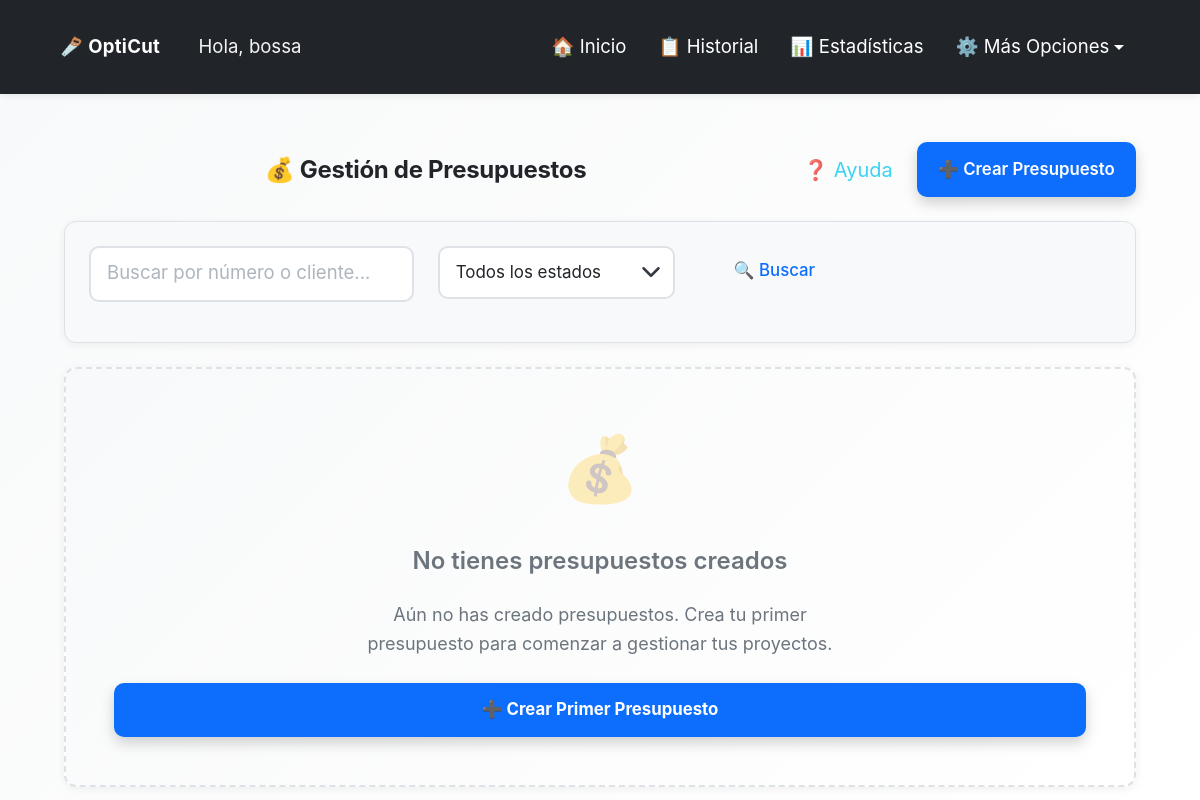
The app's page /opticut/presupuestos/ (signed in), older data.
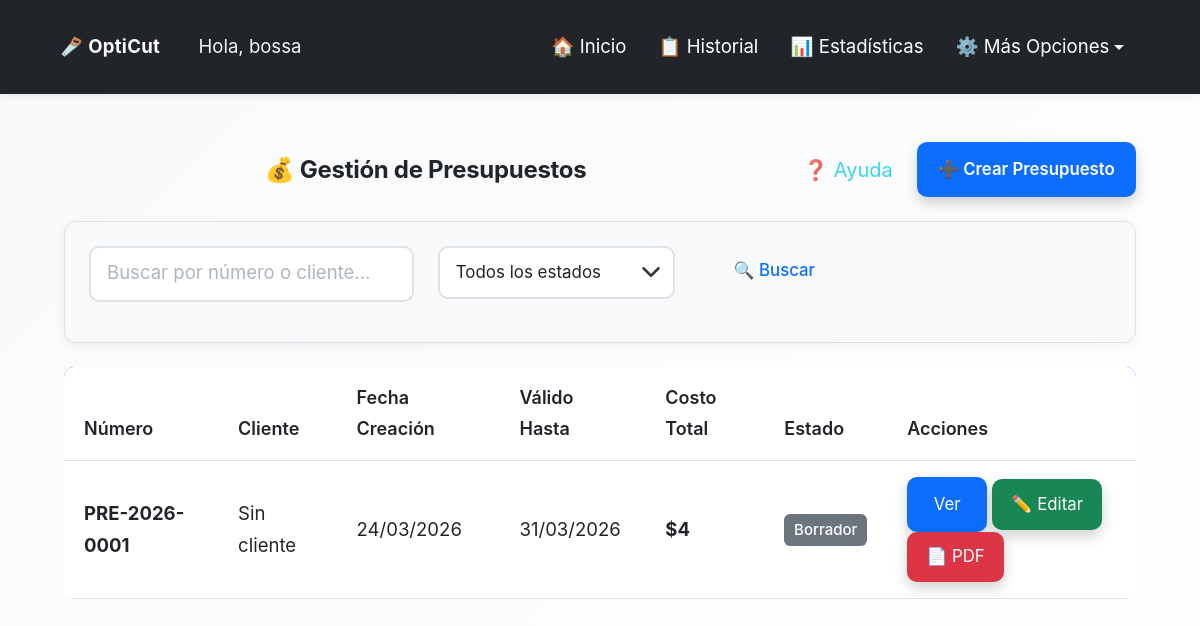
The same page, newer data.
### opticut/models.py (models this page shows, shortened)
class Presupuesto(models.Model):
    ESTADOS_CHOICES = [
        ('borrador', 'Borrador'),
        ('enviado', 'Enviado'),
        ('aceptado', 'Aceptado'),
        ('rechazado', 'Rechazado'),
        ('vencido', 'Vencido'),
    ]
    usuario = models.ForeignKey(
        User,
        on_delete=models.CASCADE,
        help_text="Usuario propietario del presupuesto"
    )
    proyecto = models.ForeignKey(
        Proyecto,
        on_delete=models.SET_NULL,
        null=True,
        blank=True,
        help_text="Proyecto asociado (opcional)"
    )
    optimizaciones = models.ManyToManyField(
        Optimizacion,
        related_name='presupuestos',
        help_text="Optimizaciones asociadas al presupuesto"
    )
    cliente = models.ForeignKey(
        Cliente,
        on_delete=models.SET_NULL,
        null=True,
        blank=True,
        help_text="Cliente al que se envía el presupuesto"
    )
    numero = models.CharField(
        max_length=50,
        unique=True,
        help_text="Número único del presupuesto (ej: PRE-2025-001)"
    )
    precio_tablero = models.DecimalField(
        max_digits=10,
        decimal_places=2,
        help_text="Precio por tablero usado en el presupuesto"
    )
    mano_obra = models.DecimalField(
        max_digits=10,
        decimal_places=2,
        default=Decimal('0.00'),
        help_text="Costo de mano de obra"
    )
    costo_total = models.DecimalField(
        max_digits=10,
        decimal_places=2,
        help_text="Costo total del presupuesto"
    )
    fecha_validez = models.DateField(help_text="Fecha hasta la cual el presupuesto es válido")
    estado = models.CharField(
        max_length=20,
        choices=ESTADOS_CHOICES,
        default='borrador',
        help_text="Estado del presupuesto"
    )
    notas = models.TextField(blank=True, help_text="Notas adicionales para el cliente")
    pdf = models.FileField(upload_to='presupuestos/', null=True, blank=True, help_text="PDF generado del presupuesto")
    fecha_creacion = models.DateTimeField(auto_now_add=True)
    fecha_actualizacion = models.DateTimeField(auto_now=True)
    class Meta:
        verbose_name = "Presupuesto"
        verbose_name_plural = "Presupuestos"
        ordering = ['-fecha_creacion']
    def esta_vencido(self):
        from django.utils import timezone
        return timezone.now().date() > self.fecha_validez

### opticut/views.py (the view)
# urls.py: path('presupuestos/', views.lista_presupuestos, name='lista_presupuestos'),
@login_required
def lista_presupuestos(request):
    presupuestos = Presupuesto.objects.filter(
        usuario=request.user
    ).prefetch_related('optimizaciones').select_related('cliente', 'proyecto').order_by('-fecha_creacion')
    estado_filtro = request.GET.get('estado', '')
    if estado_filtro:
        presupuestos = presupuestos.filter(estado=estado_filtro)
    busqueda = request.GET.get('busqueda', '').strip()
    if busqueda:
        presupuestos = presupuestos.filter(
            Q(numero__icontains=busqueda) |
            Q(cliente__nombre__icontains=busqueda)
        )
    return render(request, 'opticut/lista_presupuestos.html', {
        'presupuestos': presupuestos,
        'estado_filtro': estado_filtro,
        'busqueda': busqueda,
    })

### opticut/context_processors.py (called while the page is built)
def tutorial_context(request):
    if request.user.is_authenticated:
        tiene_optimizaciones = Optimizacion.objects.filter(usuario=request.user).exists()
        return {
            'tiene_optimizaciones': tiene_optimizaciones
        }
    return {
        'tiene_optimizaciones': False
    }

### usuarios/models.py (called while the page is built)
    def get_timeout_segundos_str(self):
        if self.timeout_sesion is None:
            return '1800'  # 30 minutos por defecto
        if self.timeout_sesion == 0:
            return '0'  # Desactivado
        return str(self.timeout_sesion * 60)

### opticut/templates/opticut/lista_presupuestos.html (shortened to what this page needs)
{% extends 'opticut/base.html' %}
{% load static %}
{% block extra_css %}
<link rel="stylesheet" href="{% static 'opticut/css/historial.css' %}">
{% endblock %}
{% block content %}
<div class="container mt-4">
  <div class="d-flex justify-content-between align-items-center mb-4 fade-in">
    <h2 class="text-center mb-0 flex-grow-1">💰 Gestión de Presupuestos</h2>
    <div class="d-flex gap-2 align-items-center">
      <button type="button" class="btn btn-sm btn-outline-info btn-ayuda-seccion"
              onclick="iniciarTutorialSeccion('presupuestos')"
              title="Ayuda sobre presupuestos">
        ❓ Ayuda
      </button>
      <a href="{% url 'opticut:crear_presupuesto' %}" class="btn btn-primary">
        ➕ Crear Presupuesto
      </a>
    </div>
  </div>
  <div class="search-filters fade-in mb-4">
    <form method="GET" action="{% url 'opticut:lista_presupuestos' %}">
      <div class="row">
        <div class="col-md-4">
          <input type="text"
                 class="form-control"
                 name="busqueda"
                 placeholder="Buscar por número o cliente..."
                 value="{{ busqueda }}">
        </div>
        <div class="col-md-3">
          <select name="estado" class="form-select">
            <option value="">Todos los estados</option>
          </select>
        </div>
        <div class="col-md-2">
          <button type="submit" class="btn btn-outline-primary w-100">🔍 Buscar</button>
        </div>
      </div>
    </form>
  </div>
  {% if presupuestos %}
  <div class="table-responsive fade-in">
    <table class="table table-hover">
      <thead>
        <tr>
          <th>Número</th>
          <th>Cliente</th>
          <th>Fecha Creación</th>
          <th>Válido Hasta</th>
          <th>Costo Total</th>
          <th>Estado</th>
          <th>Acciones</th>
        </tr>
      </thead>
      <tbody>
        {% for presupuesto in presupuestos %}
        <tr>
          <td><strong>{{ presupuesto.numero }}</strong></td>
          <td>{{ presupuesto.cliente.nombre|default:"Sin cliente" }}</td>
          <td>{{ presupuesto.fecha_creacion|date:"d/m/Y" }}</td>
          <td>
            {{ presupuesto.fecha_validez|date:"d/m/Y" }}
          </td>
          <td><strong>${{ presupuesto.costo_total|floatformat:0 }}</strong></td>
          <td>
            <span class="badge bg-{% if presupuesto.estado == 'aceptado' %}success{% elif presupuesto.estado == 'enviado' %}primary{% elif presupuesto.estado == 'rechazado' or presupuesto.estado == 'vencido' %}danger{% else %}secondary{% endif %}">
              {{ presupuesto.get_estado_display }}
            </span>
          </td>
          <td>
            <a href="{% url 'opticut:detalle_presupuesto' presupuesto.pk %}" class="btn btn-sm btn-primary"> Ver</a>
            <a href="{% url 'opticut:editar_presupuesto' presupuesto.pk %}" class="btn btn-sm btn-success">✏️ Editar</a>
            <a href="{% url 'opticut:generar_pdf_presupuesto' presupuesto.pk %}" class="btn btn-sm btn-danger" target="_blank">📄 PDF</a>
          </td>
        </tr>
        {% endfor %}
      </tbody>
    </table>
  </div>
  {% else %}
  <div class="card fade-in text-center card-empty-state">
    <div class="mb-4" style="font-size: 4rem; opacity: 0.3;">💰</div>
    <h4 class="mb-3">
      {% if busqueda or estado_filtro %}
        No se encontraron presupuestos
      {% else %}
        No tienes presupuestos creados
      {% endif %}
    </h4>
    <p class="mb-4" style="max-width: 500px; margin: 0 auto;">
      {% if busqueda or estado_filtro %}
        No se encontraron presupuestos que coincidan con los filtros aplicados.
        <br>
        <a href="{% url 'opticut:lista_presupuestos' %}" class="mt-2 d-inline-block">Ver todos los presupuestos</a>
      {% else %}
        Aún no has creado presupuestos. Crea tu primer presupuesto para comenzar a gestionar tus proyectos.
      {% endif %}
    </p>
    {% if not busqueda and not estado_filtro %}
    <a href="{% url 'opticut:crear_presupuesto' %}" class="btn btn-primary btn-lg">
      ➕ Crear Primer Presupuesto
    </a>
    {% endif %}
  </div>
  {% endif %}
</div>
{% endblock %}

### opticut/templates/opticut/base.html (shortened to what this page needs)
{% load static %}
<!DOCTYPE html>
<html lang="es" data-theme="light">
<head>
    <link href="https://cdn.jsdelivr.net/npm/bootstrap@5.3.0/dist/css/bootstrap.min.css" rel="stylesheet">
    <link rel="stylesheet" href="https://cdn.jsdelivr.net/npm/intro.js@7.2.0/minified/introjs.min.css">
    <link rel="stylesheet" href="{% static 'opticut/css/main.css' %}">
    <link rel="stylesheet" href="{% static 'opticut/css/accessibility.css' %}">
    {% block extra_css %}{% endblock %}
</head>
<body {% if user.is_authenticated and user.perfil %}data-session-timeout="{{ user.perfil.get_timeout_segundos_str }}" data-perfil-theme="{% if user.perfil.tema_preferido != 'auto' %}{{ user.perfil.tema_preferido }}{% else %}auto{% endif %}" data-font-size="{{ user.perfil.tamanio_fuente }}" data-perfil-unidad="{{ user.perfil.unidad_medida_predeterminada }}" data-perfil-algoritmo="{{ user.perfil.algoritmo_predeterminado }}" data-perfil-rotacion="{{ user.perfil.rotacion_automatica_predeterminada|yesno:'1,0' }}"{% endif %}>
    <nav class="navbar navbar-expand-lg navbar-custom">
        <div class="container-fluid">
            <div class="d-flex align-items-center">
                <a class="navbar-brand me-3" href="{% url 'opticut:index' %}">
                    🪚 OptiCut
                </a>
                {% if user.is_authenticated %}
                    <span class="navbar-greeting">Hola, {{ user.username }}</span>
                {% endif %}
            </div>
            <div class="collapse navbar-collapse" id="navbarNav">
                <div class="navbar-nav ms-auto d-flex align-items-center">
                    {% if user.is_authenticated %}
                        <a class="nav-link" href="{% url 'opticut:index' %}">🏠 Inicio</a>
                        <a class="nav-link" href="{% url 'opticut:historial' %}">📋 Historial</a>
                        <a class="nav-link" href="{% url 'opticut:estadisticas' %}">📊 Estadísticas</a>
                        <div class="dropdown">
                            <a class="nav-link dropdown-toggle" href="#" id="navbarDropdown" role="button" data-bs-toggle="dropdown" aria-expanded="false">
                                ⚙️ Más Opciones
                            </a>
                        </div>
                    {% else %}
                        {% block show_auth_buttons %}
                        <a href="{% url 'usuarios:login' %}" class="btn btn-outline-primary btn-sm me-2">🔑 Iniciar sesión</a>
                        <a href="{% url 'usuarios:registro' %}" class="btn btn-outline-success btn-sm">📝 Registrarse</a>
                        {% endblock %}
                    {% endif %}
                </div>
            </div>
        </div>
    </nav>
    <div class="container">
        {% block content %}
        {% endblock %}
    </div>
</body>
</html>

### opticut/static/opticut/css/accessibility.css (style rules this page uses)
* { -webkit-tap-highlight-color: rgba(13, 110, 253, 0.2); }
button, input[type="submit"], input[type="button"], input[type="checkbox"], input[type="radio"] { min-height: 44px; min-width: 44px; }
a.btn { min-height: 44px; display: inline-flex; align-items: center; justify-content: center; }
a:not(.btn) { text-decoration: none; color: var(--accent-primary); font-weight: var(--font-weight-medium); }
::placeholder { color: #6c757d; opacity: 0.8; font-size: var(--font-size-base); }
.navbar-brand, .nav-link, .dropdown-item { font-size: var(--font-size-base) !important; }
.form-group, .mb-3, .mb-4 { margin-bottom: 1.5rem !important; }
h1, h2, h3, h4, h5, h6 { font-weight: var(--font-weight-bold); line-height: 1.4; margin-bottom: 1rem; }
h2 { font-size: var(--font-size-2xl); }
.badge { padding: 0.5rem 0.75rem; font-size: var(--font-size-base); font-weight: var(--font-weight-semibold); border-radius: var(--border-radius-md); }
select.form-select { font-size: var(--font-size-input); padding: 0.75rem 1rem; min-height: 42px; background-size: 20px 20px; }
.btn-ayuda-seccion { font-size: 1.25rem !important; padding: 0.75rem 1rem !important; min-width: 50px; min-height: 50px; }
.card, .form-control, .form-select, .btn { border-width: 2px; }

### opticut/static/opticut/css/historial.css (style rules this page uses)
.badge { padding: 0.35em 0.65em; border-radius: 6px; font-weight: 500; font-size: 0.9375rem; line-height: 1.4; }
.search-filters { background: var(--bg-secondary, #f8f9fa); padding: 1.5rem; border-radius: 12px; margin-bottom: 1.5rem; border: 1px solid var(--border-color, #dee2e6); }
.d-flex.justify-content-between.align-items-center { align-items: center !important; }

Row changes from the older to the newer data that the page shows:
added Presupuesto: numero "PRE-2026-0001", cliente.nombre "Sin cliente", fecha_creacion "24/03/2026", fecha_validez "31/03/2026", costo_total "4", estado "Borrador"
Text that changed along with them:
text no longer shown: "💰 No tienes presupuestos creados Aún no has creado presupuestos. Crea tu primer presupuesto para comenzar a gestionar tus proyectos. ➕ Crear Primer Presupuesto"
text now shown: "Número Cliente Fecha Creación Válido Hasta Costo Total Estado Acciones"
